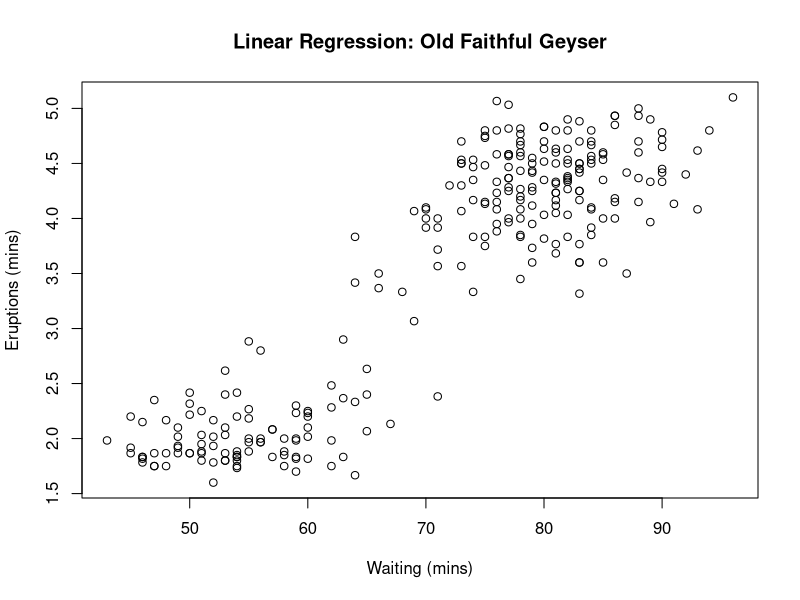
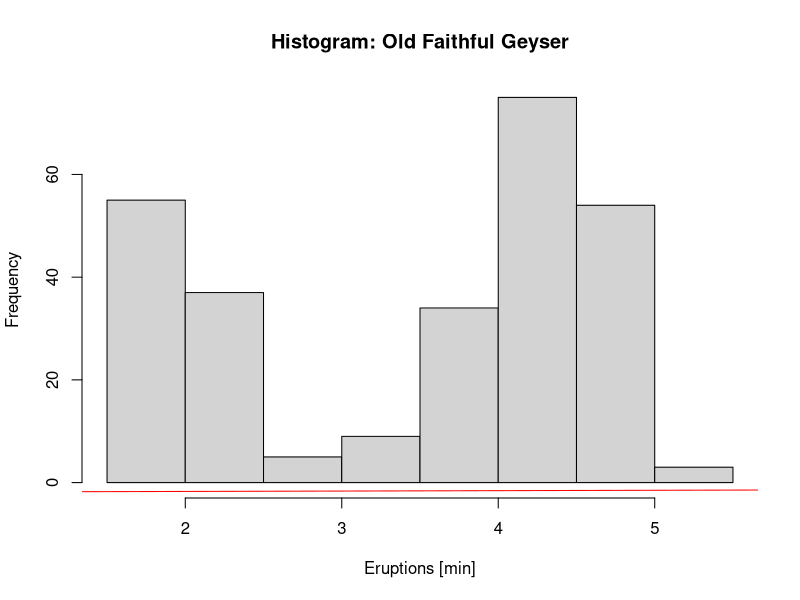

Reproduce these figures in R, in order.
#investigating linear relationship between waiting time and eruption of the "Old Faithful" geyser modified from
#https://www.udemy.com/machine-learning-in-r/learn/v4/t/lecture/3583674?start=0 and
#https://www.udemy.com/machine-learning-in-r/learn/v4/t/lecture/9537688?start=0

#eruption: duration of geyser eruption in minutes
#waiting: length of time between eruptions in minutes
#explore first six lines in data set
head(faithful)

#for more info ?faithful
?faithful

#plot dataset (scatterplot)
plot(faithful$waiting, faithful$eruptions, main = "Linear Regression: Old Faithful Geyser", xlab = "Waiting (mins)", ylab = "Eruptions (mins)")

#there appears to be a positive linear relationship

#descriptive statistics for eruption_durations
eruption_durations <- faithful$eruptions
#find mean
mean(eruption_durations)
#find variance
var(eruption_durations)
#find standard deviation (square root of variance)
sd(eruption_durations)
#find range: min and max values
range(eruption_durations)

#plot dataset (histogram)
hist(eruption_durations, main = "Histogram: Old Faithful Geyser", xlab = "Eruptions [min]", ylab = "Frequency")

#descriptive statistics for waiting_times
waiting_times <- faithful$waiting
#find range: min and max values
range(waiting_times)
#find covariance between eruption_durations and waiting_times; there is a positive covariance
#covariance is a dimensional measure; it is not normalized; difficult to compare datasets with large differences in spread
cov(eruption_durations, waiting_times)
#find correlation instead of covariance: large correlation means strong positive relationship b/n variables
cor(eruption_durations, waiting_times)

#strong positive linear relationship supports use of linear model; let's train the model
model <- lm(eruption_durations ~ waiting_times)
#plot linear line
abline(model, col="red")
#look at descriptive stats
summary(model)
#in looking at the coefficients: (y-Intercept = -1.87) and (waiting_times slope = 0.076)
#low SE is good...high t value is good
#waiting_times p < 0.05 is good; there is a 95% probability that waiting_times (IV) has some effect on eruption_duracation (DV)
#however, a low p-value says nothing about the effect size that the IV has on the DV
#we have a good linear regression model!
#the R-squared value explains 81% of the data...the strength of the positive linear relationship; the closer the value is to 1, the better the model

#let's make predictions using the model
predict(model, data.frame(waiting_times=100))
#the model seems to be working fine!
